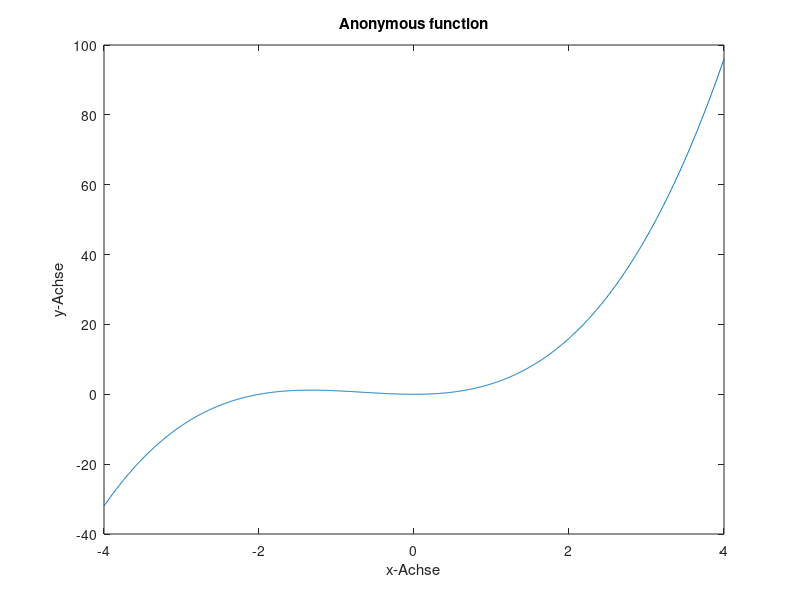
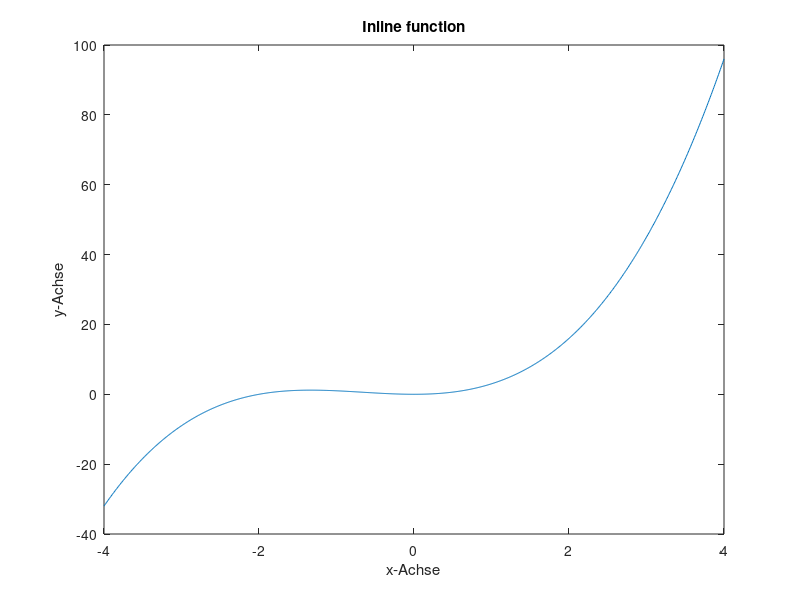
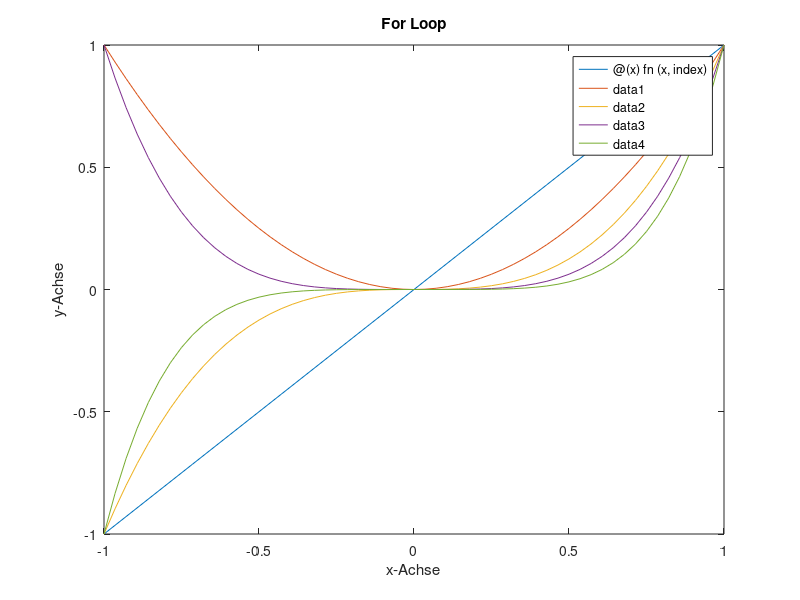

Write the MATLAB code that produced these figures, in order.
%a)
X = linspace(-4, 4, 1025);

%b)
fAn = @(x)x.^3+2*x.^2;
fIn = inline('x.^3+2*x.^2');
YAn = fAn(X);
YIn = fIn(X);

%c)
plot(X, YAn)
title('Anonymous function')
xlabel('x-Achse')
ylabel('y-Achse')
figure(2)
plot(X, YIn)
title('Inline function')
xlabel('x-Achse')
ylabel('y-Achse')

%d)
figure(3)
fn = @(x,n)x.^n;
for index = 1:5
    fplot(@(x)fn(x, index), [-1, 1]);
    hold on
end
title('For Loop')
xlabel('x-Achse')
ylabel('y-Achse')
hold off